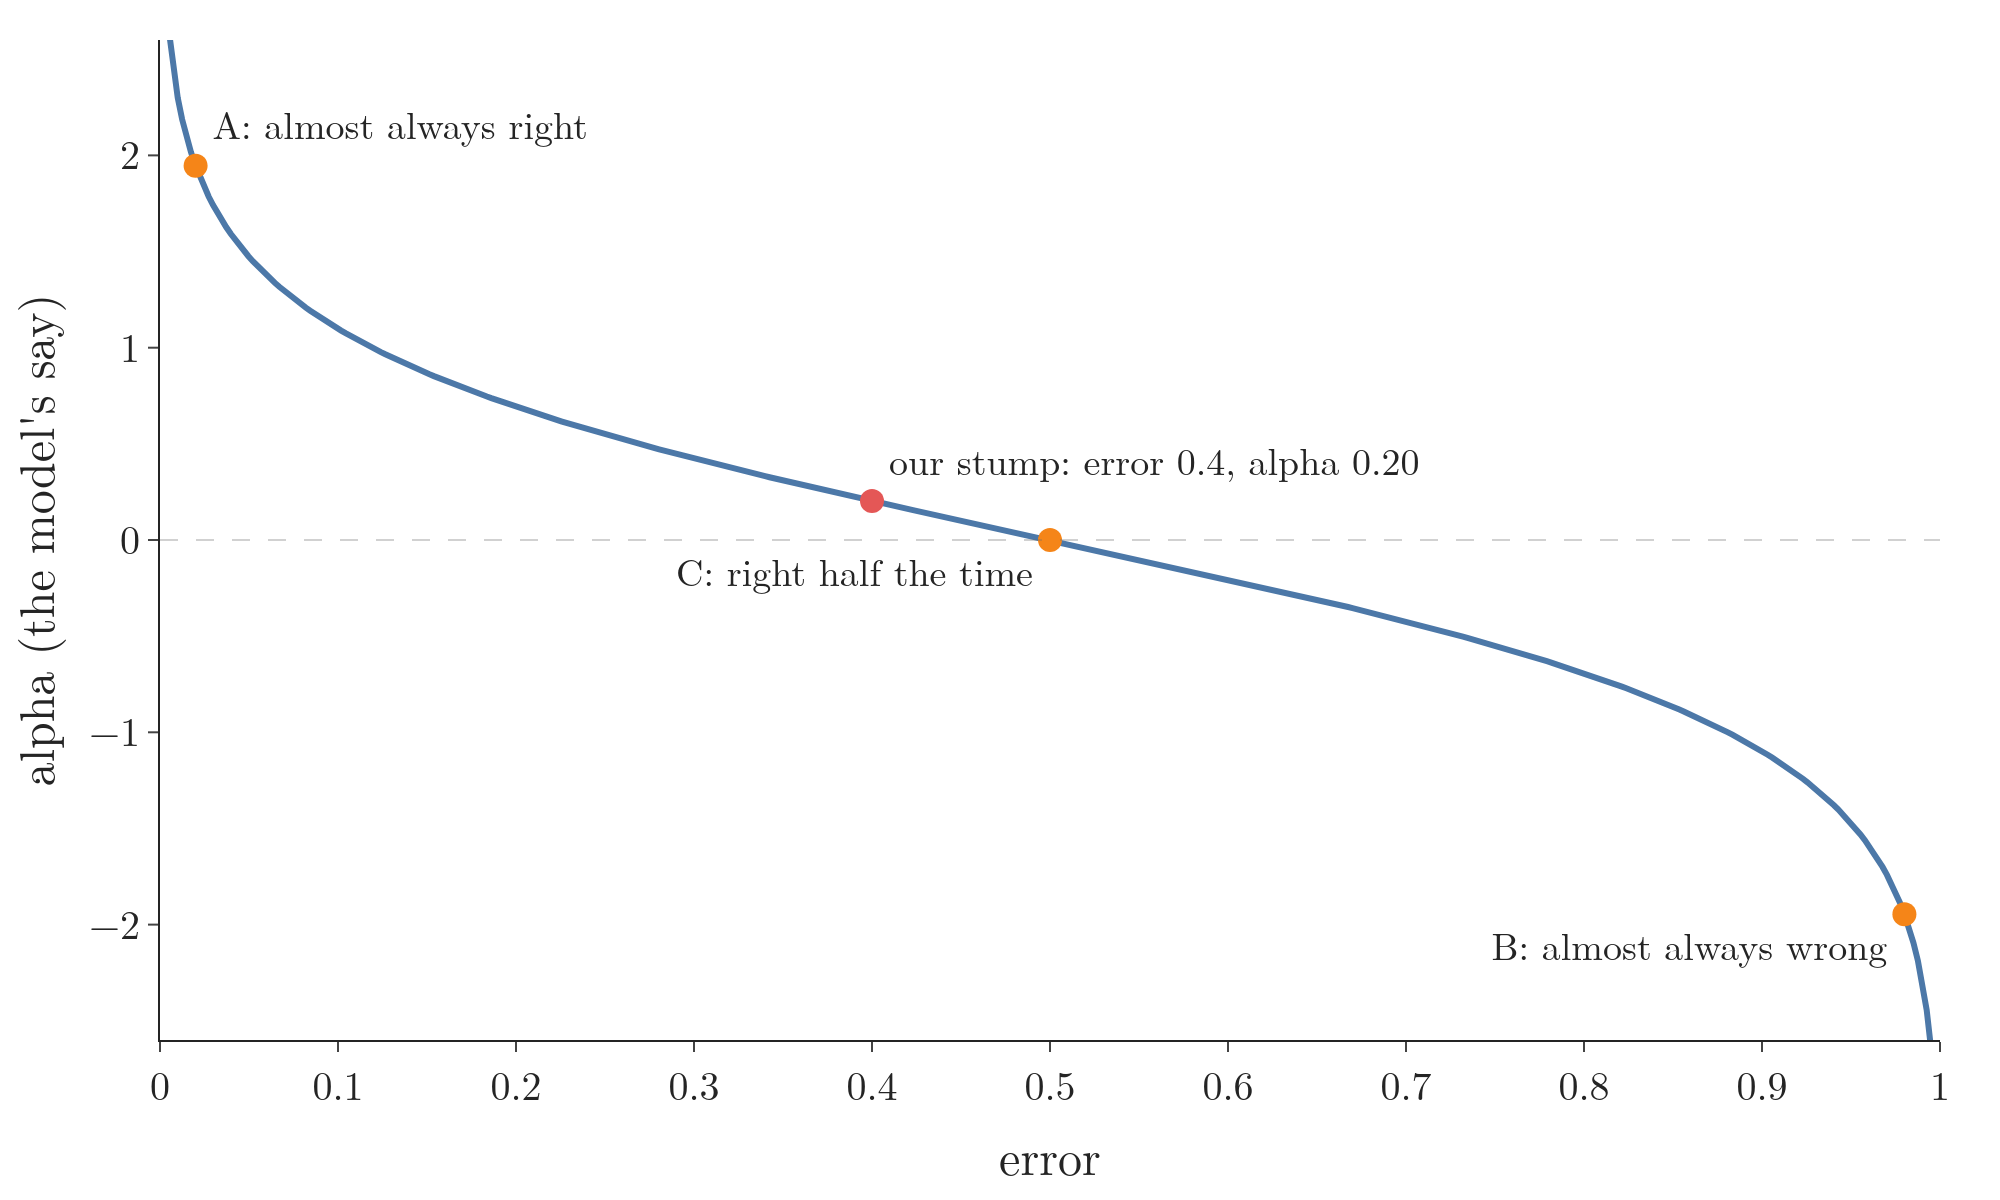

The script that drew this image:
"""Alpha = 1/2 ln((1 - error) / error) against the error, with three example models (Plotly)."""
from pathlib import Path

import numpy as np
import plotly.graph_objects as go

HERE = Path(__file__).parent
FONT = dict(family="Latin Modern Roman", size=20)
e = np.linspace(0.005, 0.995, 400)
alpha = 0.5 * np.log((1 - e) / e)
fig = go.Figure(go.Scatter(x=e, y=alpha, mode="lines", line=dict(color="#4C78A8", width=3), showlegend=False))
pts = [(0.02, "A: almost always right", "top right"), (0.4, "our stump: error 0.4, alpha 0.20", "top right"),
       (0.5, "C: right half the time", "bottom left"), (0.98, "B: almost always wrong", "bottom left")]
for x, label, pos in pts:
    y = 0.5 * np.log((1 - x) / x)
    fig.add_trace(go.Scatter(x=[x], y=[y], mode="markers+text", text=[label], textposition=pos, showlegend=False,
                             marker=dict(color="#E45756" if x == 0.4 else "#F58518", size=12),
                             textfont=dict(size=19)))
    print(label, round(y, 4))
fig.add_hline(y=0, line=dict(color="#6B6B6B", width=1, dash="dash"))
fig.update_xaxes(title="error", range=[0, 1], dtick=0.1)
fig.update_yaxes(title="alpha (the model's say)", range=[-2.6, 2.6])
fig.update_layout(template="simple_white", width=1000, height=600, font=FONT, margin=dict(l=80, r=30, t=20, b=70))
fig.write_image(HERE / "alpha_curve.png", scale=2)
fig.write_image(HERE / "alpha_curve.pdf")
